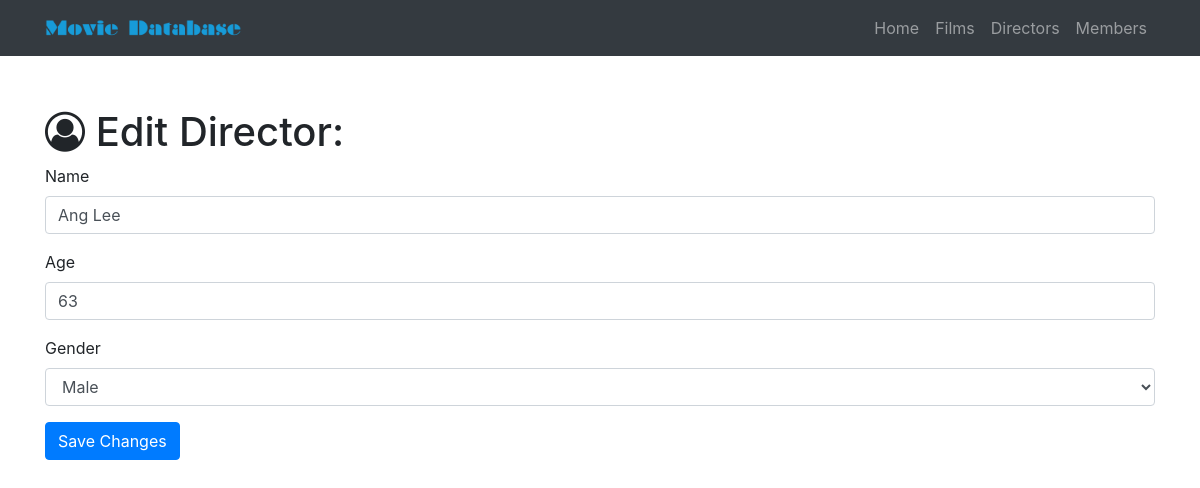
/director/edit/1, run on the app's committed database.
### base.py (models this page shows)
class Director(db.Model):
    __tablename__ = 'directors'
    id = db.Column(db.Integer, primary_key=True)
    name = db.Column(db.String(64))
    age = db.Column(db.Integer)
    gender=db.Column(db.String(64))
    films = db.relationship('Film', backref='director', cascade="delete")

### base.py (the view, shortened to what this page needs)
@app.route('/director/edit/<int:id>', methods=['GET', 'POST'])
def edit_director(id):
    director = Director.query.filter_by(id=id).first()
    if request.method == 'GET':
        return render_template('director-edit.html', director=director)

### templates/director-edit.html (shortened to what this page needs)
{% extends "home-base.html"%}
{% block page_content%}
  <div class="container">
    <h1 class="mt-5"><i class="fa fa-user-circle-o" aria-hidden="true"></i> Edit Director:</h1>
    <form action="/director/edit/{{director.id}}" method="post">
      <div class="form-group">
        <label>Name</label>
        <input class="form-control" type="text" name="name" value="{{director.name}}" required="true">
      </div>
      <div class="form-group">
        <label>Age</label>
        <input class="form-control" name="age" value="{{director.age}}" required="true">
      </div>
      <div class="form-group">
        <label>Gender</label>
        <select class="form-control" name="gender">
          {% for i in ('Male', 'Female')%}
              {% if i == director.gender %}
                <option selected="selected">{{i}}</option>
              {% else %}
                <option>{{i}}</option>
              {% endif %}
          {% endfor %}
        </select>
      </div>
      <button type="submit" class="btn btn-primary">Save Changes</button>
    </form>
  </div>
{% endblock%}

### static/css/base.css (style rules this page uses)
body { padding-top: 60px; }

### data on the page
Director: name "Ang Lee", age "63", gender "Male"
